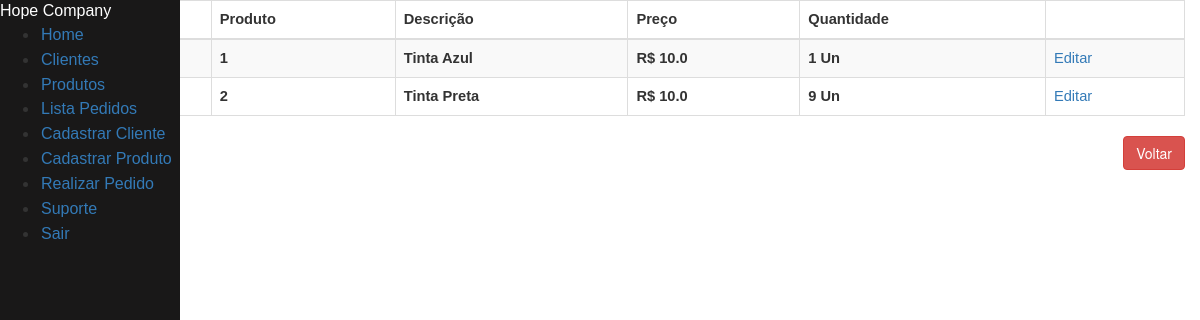
The page /visualiza_pedido/1 on the database as committed earlier.
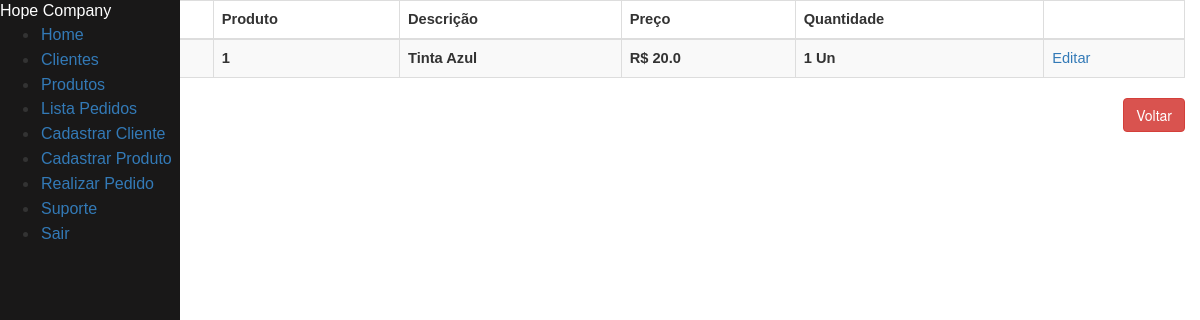
The same page on the database as committed later.
### tables this page shows
CREATE TABLE itens_pedido (
    id_produto INTEGER NOT NULL,
    id_pedido INTEGER,
    preco_unitario REAL NOT NULL,
    quantidade INTEGER NOT NULL,
    FOREIGN KEY(id_produto) REFERENCES produto(id_produto),
    FOREIGN KEY(id_pedido) REFERENCES pedido(id_pedido)
);

CREATE TABLE produto (
    id_produto INTEGER PRIMARY KEY AUTOINCREMENT,
    descricao VARCHAR(50) NOT NULL,
    preco_unitario REAl NOT NULL
);

### clientes.py (the view)
@app.route("/visualiza_pedido/<int:id_pedido>", methods = ["GET", "POST"])
def form_visualiza_ped(id_pedido):
    prod_pedido = consultar_prod_pedido(id_pedido)
    if prod_pedido == None:
        return render_template("menu.html", mensagem = f"Esse pedido não existe.")
    return render_template("visualiza_pedido.html", id_pedido = id_pedido, pedidos = prod_pedido)

### clientes.py (called while the page is built)
def row_to_dict(description, row):
    if row == None:
        return None
    d = {}
    for i in range(0, len(row)):
        d[description[i][0]] = row[i]
    return d

def rows_to_dict(description, rows):
    result = []
    for row in rows:
        result.append(row_to_dict(description, row))
    return result

def conectar():
    return sqlite3.connect('clientes.db')

def consultar_prod_pedido(id_pedido):
    with closing(conectar()) as con, closing(con.cursor()) as cur:
        cur.execute("SELECT p.preco_unitario, p.quantidade, p.id_produto, pd.descricao FROM itens_pedido p INNER JOIN produto pd ON pd.id_produto = p.id_produto WHERE p.id_pedido = ?", (id_pedido, ))
        return rows_to_dict(cur.description, cur.fetchall())

### templates/visualiza_pedido.html (shortened to what this page needs)
{% extends "menu.html" %}
{% block content %}
<div class="container col-md-18">
        <div class="table-responsive" id="sailorTableArea">
        <table id="sailorTable" class="table table-striped table-bordered" width="100%">
            <thead>
                <tr>
                    <th>Pedido</th>
                    <th>Produto</th>
                    <th>Descrição</th>
                    <th>Preço</th>
                    <th>Quantidade</th>
                    <th></th>
                </tr>
            </thead>
            <tbody>
                {% for pedido in pedidos %}
                <tr>
                    <th>{{id_pedido}}</th>
                    <th><input type="hidden" value="{{pedido['id_produto']}}" name="id_produto" id="id_produto"/>{{pedido['id_produto']}}</th>
                    <th>{{pedido['descricao']}}</th>
                    <th>R$ {{pedido['preco_unitario']}}</th>
                    <th>{{pedido['quantidade']}} Un</th>
                    <td><a href="/edita-pedido/{{id_pedido}}/{{pedido['id_produto']}}" class="botao">Editar</a></td>
                </tr>
                {% endfor %}
            </tbody>
        </table>
        </div>
    </div>
    <div class="form-group">
        <label class="col-md-4 control-label" for="btnsalvar"></label>
        <div class="col-md-8 text-right">
            <a id="btncancelar" name="btncancelar" class="btn btn-danger" href="/pedido/">Voltar</a>
        </div>
    </div>
</body>
{% endblock %}

Rows that differ between the two databases and show on the page:
no longer on this page (row edited): itens_pedido: id_produto "2", descricao "Tinta Preta", preco_unitario "10.0", quantidade "9"
changed itens_pedido "Tinta Azul": preco_unitario "10.0" → "20.0"
